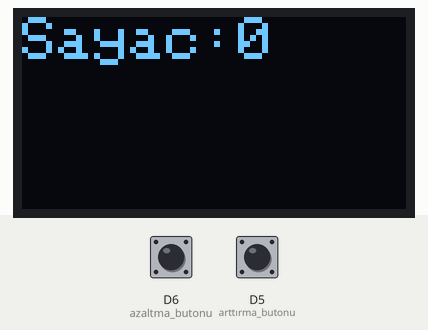
Simulated run of this sketch. Board: ESP8266 (NodeMCU). On the bench: 128×64 one-colour display. Inputs (shaded band) come from the test bench; at power-on: D6 (azaltma_butonu) LOW, D5 (arttırma_butonu) LOW.

Above: at 1.2 s.
1.3 s: D6 (azaltma_butonu) pulled HIGH for 1 s
At 2.9 s:
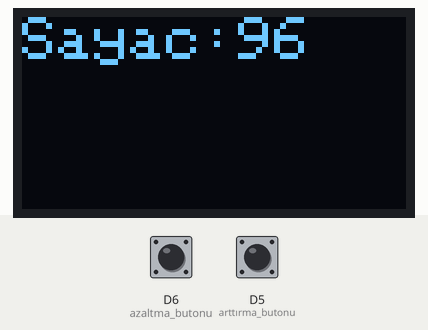
3.8 s: D5 (arttırma_butonu) pulled HIGH for 3.2 s
At 8.0 s:
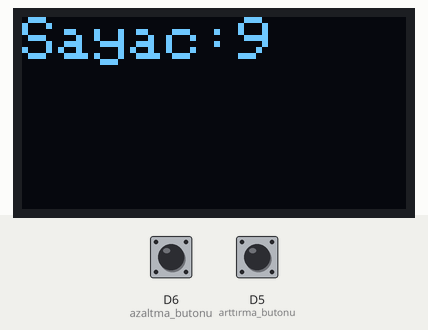
8.5 s: D5 (arttırma_butonu) pulled HIGH for 0.25 s
At 9.5 s:
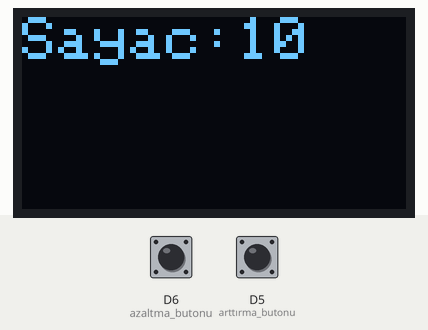
Timing chart, 0 to 11.5 s (numbered marks = the images above; inputs shaded):
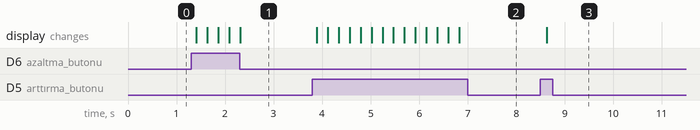

Measured:
- after the input at 1.3 s, the display: first changes after 0.11 s (image 1 shows a later state)
- after the input at 3.8 s, the display: first changes after 0.09 s (image 2 shows a later state)
- after the input at 8.5 s, the display: changes after 0.13 s (image 3)

The sketch:

11_OLED_sayi.ino
```cpp
// bir butona basılınca sayac ++, diğer butona basılınca sayac --, ekranda gösterme
#include <Wire.h>             //I2C kullanılacağı için "Wire" kütüphanesi programa dahil ediliyor.
#include <Adafruit_SSD1306.h> //SSD1306 için kullanılacak Adafruit kütüphanesi dahil ediliyor.

#define SCREEN_WIDTH 128      // OLED display width, in pixels
#define SCREEN_HEIGHT 64      // OLED display height, in pixels
int sayac=0;

Adafruit_SSD1306 ekran(SCREEN_WIDTH, SCREEN_HEIGHT, &Wire, -1); //Displayin rst piniolmadığından '-1' yazıyoruz.
//------------------------------------------------------------------------
void setup()
{
  pinMode(D5,INPUT);                        // arttırma butonu
  pinMode(D6,INPUT);                        // azaltma butonu
  ekran.begin(SSD1306_SWITCHCAPVCC, 0x3C);  //Display başlatılıyor ve adresi belirtiliyor (0x3c)
  ekran.setTextSize(2);                     // Yazı boyutu ayarlanıyor.(10x14)
  ekran.setTextColor(WHITE);                // Yazı rengi ayarlanıyor. (white veya black)
}
//------------------------------------------------------------------------
void loop()
{
  if(digitalRead(D5)==HIGH)                 // arttırma butonuna basıldı mı?
    sayac++;

  if(digitalRead(D6)==HIGH)                 // azaltma butonuna basıldı mı?
    sayac--;

  if(sayac>100)                             // 0-100 arasında saymayı sağlama
    sayac=0;                                // 0-100 arasında saymayı sağlama
  if(sayac<0)                               // 0-100 arasında saymayı sağlama
    sayac=100;                              // 0-100 arasında saymayı sağlama

  ekran.clearDisplay();                     //Display temizleniyor
  ekran.setCursor(0,0);                     //İmleç sol üst köşeye alınıyor.
  ekran.print("Sayac:");                    // Yazımız ekrana gönderiliyor ve bir alt satıra geçiliyor.
  ekran.print(sayac);
  ekran.display();                          // Ekrana gönderilen yazıların tamamı gösteriliyor.
  delay(200);                               // 200 ms bekleme, buton arklarını söndürmek için
}
```
